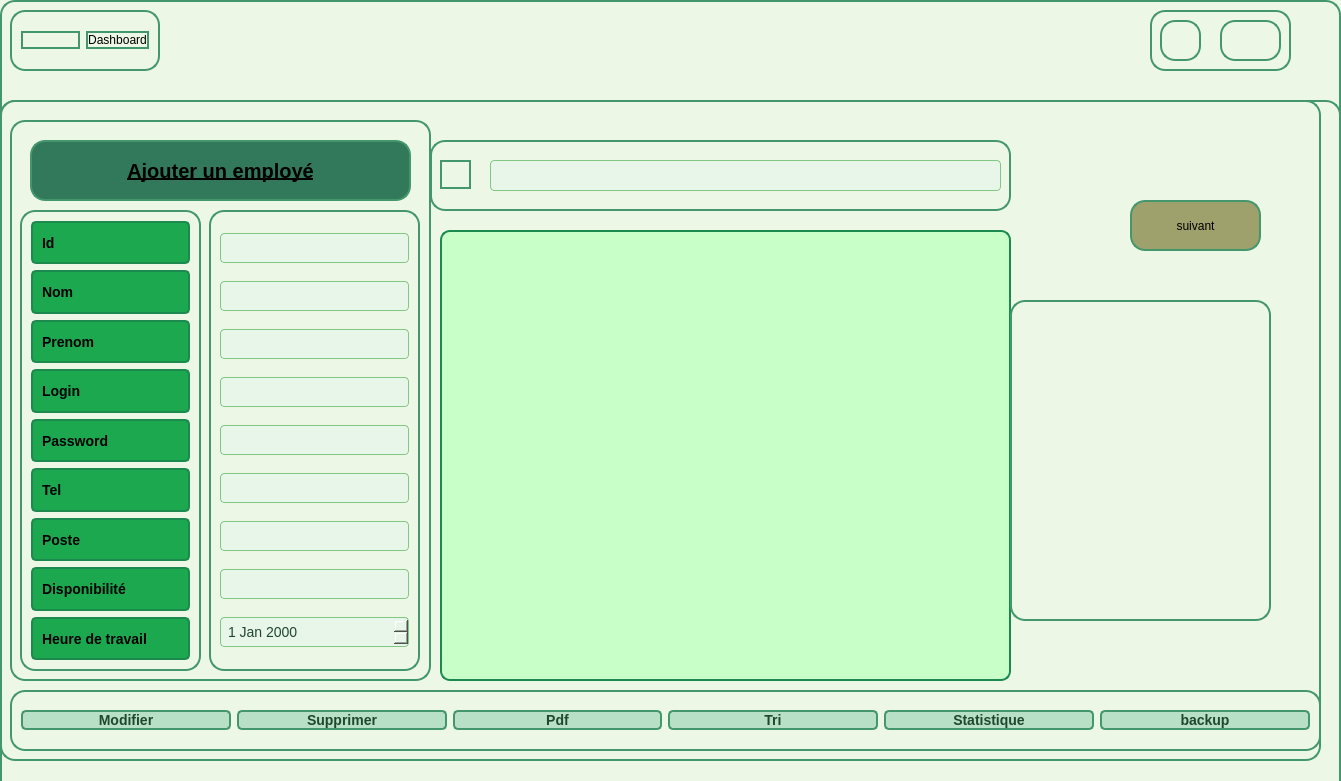
     <widget class="QFrame" name="frame_3">
      <property name="geometry">
       <rect>
        <x>190</x>
        <y>0</y>
        <width>1341</width>
        <height>781</height>
       </rect>
      </property>
      <property name="styleSheet">
       <string notr="true">background-color: #edf7e6;         /* Light green inside background */
border: 2px solid rgb(68, 150, 109); /* Green border */
border-radius: 15px;                /* Rounded corners with 15px radius */</string>
      </property>
      <property name="frameShape">
       <enum>QFrame::Shape::StyledPanel</enum>
      </property>
      <property name="frameShadow">
       <enum>QFrame::Shadow::Raised</enum>
      </property>
      <widget class="QFrame" name="frame_4">
       <property name="geometry">
        <rect>
         <x>0</x>
         <y>100</y>
         <width>1341</width>
         <height>1001</height>
        </rect>
       </property>
       <property name="frameShape">
        <enum>QFrame::Shape::StyledPanel</enum>
       </property>
       <property name="frameShadow">
        <enum>QFrame::Shadow::Raised</enum>
       </property>
       <widget class="QFrame" name="frame_5">
        <property name="geometry">
         <rect>
          <x>0</x>
          <y>0</y>
          <width>1321</width>
          <height>661</height>
         </rect>
        </property>
        <property name="frameShape">
         <enum>QFrame::Shape::StyledPanel</enum>
        </property>
        <property name="frameShadow">
         <enum>QFrame::Shadow::Raised</enum>
        </property>
        <widget class="QFrame" name="frame_6">
         <property name="geometry">
          <rect>
           <x>10</x>
           <y>590</y>
           <width>1311</width>
           <height>61</height>
          </rect>
         </property>
         <property name="frameShape">
          <enum>QFrame::Shape::StyledPanel</enum>
         </property>
         <property name="frameShadow">
          <enum>QFrame::Shadow::Raised</enum>
         </property>
         <layout class="QHBoxLayout" name="horizontalLayout">
          <item>
           <widget class="QPushButton" name="pushButton_modifier">
            <property name="styleSheet">
             <string notr="true">QPushButton {
    background-color: #b8e0c7;
    color: #1f472e;
    font-family: &quot;Roboto&quot;, sans-serif;
    font-size: 14px;
    font-weight: bold; /* texte en gras */
    border-radius: 5px; /* coins arrondis */
    transition: background-color 0.3s ease, border 0.3s ease, transform 0.3s ease; /* ajoute une transition pour l'agrandissement */
}

QPushButton:hover {
    background-color: #A0D6B4;
    border: 1px solid #4CAF50;
    box-shadow: 2px 2px 5px rgba(0, 0, 0, 0.3);
    transform: scale(1.05); /* agrandit le bouton de 5% */
}



</string>
            </property>
            <property name="text">
             <string>Modifier</string>
            </property>
           </widget>
          </item>
          <item>
           <widget class="QPushButton" name="pushButton_supprimer">
            <property name="styleSheet">
             <string notr="true">QPushButton {
    background-color: #b8e0c7;
    color: #1f472e;
    font-family: &quot;Roboto&quot;, sans-serif;
    font-size: 14px;
    font-weight: bold; /* texte en gras */
    border-radius: 5px; /* coins arrondis */
    transition: background-color 0.3s ease, border 0.3s ease, transform 0.3s ease; /* ajoute une transition pour l'agrandissement */
}

QPushButton:hover {
    background-color: #A0D6B4;
    border: 1px solid #4CAF50;
    box-shadow: 2px 2px 5px rgba(0, 0, 0, 0.3);
    transform: scale(1.05); /* agrandit le bouton de 5% */
}



</string>
            </property>
            <property name="text">
             <string>Supprimer</string>
            </property>
           </widget>
          </item>
          <item>
           <widget class="QPushButton" name="pb_pdf">
            <property name="styleSheet">
             <string notr="true">QPushButton {
    background-color: #b8e0c7;
    color: #1f472e;
    font-family: &quot;Roboto&quot;, sans-serif;
    font-size: 14px;
    font-weight: bold; /* texte en gras */
    border-radius: 5px; /* coins arrondis */
    transition: background-color 0.3s ease, border 0.3s ease, transform 0.3s ease; /* ajoute une transition pour l'agrandissement */
}

QPushButton:hover {
    background-color: #A0D6B4;
    border: 1px solid #4CAF50;
    box-shadow: 2px 2px 5px rgba(0, 0, 0, 0.3);
    transform: scale(1.05); /* agrandit le bouton de 5% */
}



</string>
            </property>
            <property name="text">
             <string>Pdf</string>
            </property>
           </widget>
          </item>
          <item>
           <widget class="QPushButton" name="pushButton_trier">
            <property name="styleSheet">
             <string notr="true">QPushButton {
    background-color: #b8e0c7;
    color: #1f472e;
    font-family: &quot;Roboto&quot;, sans-serif;
    font-size: 14px;
    font-weight: bold; /* texte en gras */
    border-radius: 5px; /* coins arrondis */
    transition: background-color 0.3s ease, border 0.3s ease, transform 0.3s ease; /* ajoute une transition pour l'agrandissement */
}

QPushButton:hover {
    background-color: #A0D6B4;
    border: 1px solid #4CAF50;
    box-shadow: 2px 2px 5px rgba(0, 0, 0, 0.3);
    transform: scale(1.05); /* agrandit le bouton de 5% */
}



</string>
            </property>
            <property name="text">
             <string>Tri</string>
            </property>
           </widget>
          </item>
          <item>
           <widget class="QPushButton" name="pushButton_stats">
            <property name="styleSheet">
             <string notr="true">QPushButton {
    background-color: #b8e0c7;
    color: #1f472e;
    font-family: &quot;Roboto&quot;, sans-serif;
    font-size: 14px;
    font-weight: bold; /* texte en gras */
    border-radius: 5px; /* coins arrondis */
    transition: background-color 0.3s ease, border 0.3s ease, transform 0.3s ease; /* ajoute une transition pour l'agrandissement */
}

QPushButton:hover {
    background-color: #A0D6B4;
    border: 1px solid #4CAF50;
    box-shadow: 2px 2px 5px rgba(0, 0, 0, 0.3);
    transform: scale(1.05); /* agrandit le bouton de 5% */
}



</string>
            </property>
            <property name="text">
             <string>Statistique</string>
            </property>
           </widget>
          </item>
          <item>
           <widget class="QPushButton" name="buttonBackup">
            <property name="styleSheet">
             <string notr="true">QPushButton {
    background-color: #b8e0c7;
    color: #1f472e;
    font-family: &quot;Roboto&quot;, sans-serif;
    font-size: 14px;
    font-weight: bold; /* texte en gras */
    border-radius: 5px; /* coins arrondis */
    transition: background-color 0.3s ease, border 0.3s ease, transform 0.3s ease; /* ajoute une transition pour l'agrandissement */
}

QPushButton:hover {
    background-color: #A0D6B4;
    border: 1px solid #4CAF50;
    box-shadow: 2px 2px 5px rgba(0, 0, 0, 0.3);
    transform: scale(1.05); /* agrandit le bouton de 5% */
}



</string>
            </property>
            <property name="text">
             <string>backup</string>
            </property>
           </widget>
          </item>
         </layout>
        </widget>
        <widget class="QFrame" name="frame_7">
         <property name="geometry">
          <rect>
           <x>10</x>
           <y>20</y>
           <width>421</width>
           <height>561</height>
          </rect>
         </property>
         <property name="frameShape">
          <enum>QFrame::Shape::StyledPanel</enum>
         </property>
         <property name="frameShadow">
          <enum>QFrame::Shadow::Raised</enum>
         </property>
         <widget class="QPushButton" name="pushButton_ajouter">
          <property name="geometry">
           <rect>
            <x>20</x>
            <y>20</y>
            <width>381</width>
            <height>61</height>
           </rect>
          </property>
          <property name="styleSheet">
           <string notr="true">
QPushButton {
    background-color: rgb(50, 120, 90); /* Couleur verte foncée */
    /*color: black;*/
   /* color: #1f472e;*/
color:black;
    font-family: &quot;Roboto&quot;, sans-serif;
     
    font-weight: bold; /* texte en gras */
    font-size: 20px;
    text-decoration: underline;  /* Texte souligné */
    line-height: 1.5;

    width: 200px;
    height: 40px;
    opacity: 0.65;
    text-align: center;
    
    border-style: solid;
    transition: background-color 0.3s ease, opacity 0.3s ease, transform 0.3s ease; /* Transition pour effet plus fluide */
}

QPushButton:hover {
    background-color: rgb(70, 140, 110); /* Couleur de fond légèrement plus claire au survol */
    opacity: 0.85; /* Augmentation de l'opacité */
    transform: scale(1.05); /* Agrandissement léger */
    box-shadow: 2px 2px 5px rgba(0, 0, 0, 0.3); /* Ombre pour donner de la profondeur */
}

                                                           

                                                 
QPushButton {
    background-color: rgb(50, 120, 90); 
    color: black;
    
    font-size: 20px;
    text-decoration: underline;   
    line-height: 1.5;

    width: 200px;
    height: 40px;
    opacity: 0.65;
    text-align: center;
    
    border-style: solid;
}

</string>
          </property>
          <property name="text">
           <string>Ajouter un employé</string>
          </property>
         </widget>
         <widget class="QFrame" name="frame_8">
          <property name="geometry">
           <rect>
            <x>10</x>
            <y>90</y>
            <width>181</width>
            <height>461</height>
           </rect>
          </property>
          <property name="frameShape">
           <enum>QFrame::Shape::StyledPanel</enum>
          </property>
          <property name="frameShadow">
           <enum>QFrame::Shadow::Raised</enum>
          </property>
          <layout class="QVBoxLayout" name="verticalLayout_2">
           <item>
            <widget class="QLabel" name="label_3">
             <property name="styleSheet">
              <string notr="true">QLabel {
    background-color: rgb(28, 168, 79); /* Couleur de fond */
    border: 2px solid #1C8A4F; /* Bordure assortie */
    border-radius: 5px; /* Coins arrondis */
    color: black; /* Texte en noir */
    font-size: 14px; /* Taille de police */
    padding: 5px; /* Espacement interne */
    font-weight: bold; /* Texte en gras */
}

QLabel:hover {
    background-color: rgb(20, 140, 60); /* Couleur de fond change lorsque l'on survole le label */
}

QLabel:focus {
    border: 2px solid #0D6E3F; /* Bordure qui change en cas de focus (utile pour les QLabel avec interaction) */
}
</string>
             </property>
             <property name="text">
              <string>Id</string>
             </property>
            </widget>
           </item>
           <item>
            <widget class="QLabel" name="label">
             <property name="styleSheet">
              <string notr="true">QLabel {
    background-color: rgb(28, 168, 79); /* Couleur de fond */
    border: 2px solid #1C8A4F; /* Bordure assortie */
    border-radius: 5px; /* Coins arrondis */
    color: black; /* Texte en noir */
    font-size: 14px; /* Taille de police */
    padding: 5px; /* Espacement interne */
    font-weight: bold; /* Texte en gras */
}

QLabel:hover {
    background-color: rgb(20, 140, 60); /* Couleur de fond change lorsque l'on survole le label */
}

QLabel:focus {
    border: 2px solid #0D6E3F; /* Bordure qui change en cas de focus (utile pour les QLabel avec interaction) */
}
</string>
             </property>
             <property name="text">
              <string>Nom</string>
             </property>
            </widget>
           </item>
           <item>
            <widget class="QLabel" name="label_2">
             <property name="styleSheet">
              <string notr="true">QLabel {
    background-color: rgb(28, 168, 79); /* Couleur de fond */
    border: 2px solid #1C8A4F; /* Bordure assortie */
    border-radius: 5px; /* Coins arrondis */
    color: black; /* Texte en noir */
    font-size: 14px; /* Taille de police */
    padding: 5px; /* Espacement interne */
    font-weight: bold; /* Texte en gras */
}

QLabel:hover {
    background-color: rgb(20, 140, 60); /* Couleur de fond change lorsque l'on survole le label */
}

QLabel:focus {
    border: 2px solid #0D6E3F; /* Bordure qui change en cas de focus (utile pour les QLabel avec interaction) */
}
</string>
             </property>
             <property name="text">
              <string>Prenom</string>
             </property>
            </widget>
           </item>
           <item>
            <widget class="QLabel" name="label_6">
             <property name="styleSheet">
              <string notr="true">QLabel {
    background-color: rgb(28, 168, 79); /* Couleur de fond */
    border: 2px solid #1C8A4F; /* Bordure assortie */
    border-radius: 5px; /* Coins arrondis */
    color: black; /* Texte en noir */
    font-size: 14px; /* Taille de police */
    padding: 5px; /* Espacement interne */
    font-weight: bold; /* Texte en gras */
}

QLabel:hover {
    background-color: rgb(20, 140, 60); /* Couleur de fond change lorsque l'on survole le label */
}

QLabel:focus {
    border: 2px solid #0D6E3F; /* Bordure qui change en cas de focus (utile pour les QLabel avec interaction) */
}
</string>
             </property>
             <property name="text">
              <string>Login</string>
             </property>
            </widget>
           </item>
           <item>
            <widget class="QLabel" name="label_4">
             <property name="styleSheet">
              <string notr="true">QLabel {
    background-color: rgb(28, 168, 79); /* Couleur de fond */
    border: 2px solid #1C8A4F; /* Bordure assortie */
    border-radius: 5px; /* Coins arrondis */
    color: black; /* Texte en noir */
    font-size: 14px; /* Taille de police */
    padding: 5px; /* Espacement interne */
    font-weight: bold; /* Texte en gras */
}

QLabel:hover {
    background-color: rgb(20, 140, 60); /* Couleur de fond change lorsque l'on survole le label */
}

QLabel:focus {
    border: 2px solid #0D6E3F; /* Bordure qui change en cas de focus (utile pour les QLabel avec interaction) */
}
</string>
             </property>
             <property name="text">
              <string>Password</string>
             </property>
            </widget>
           </item>
           <item>
            <widget class="QLabel" name="label_5">
             <property name="styleSheet">
              <string notr="true">QLabel {
    background-color: rgb(28, 168, 79); /* Couleur de fond */
    border: 2px solid #1C8A4F; /* Bordure assortie */
    border-radius: 5px; /* Coins arrondis */
    color: black; /* Texte en noir */
    font-size: 14px; /* Taille de police */
    padding: 5px; /* Espacement interne */
    font-weight: bold; /* Texte en gras */
}

QLabel:hover {
    background-color: rgb(20, 140, 60); /* Couleur de fond change lorsque l'on survole le label */
}

QLabel:focus {
    border: 2px solid #0D6E3F; /* Bordure qui change en cas de focus (utile pour les QLabel avec interaction) */
}
</string>
             </property>
             <property name="text">
              <string>Tel</string>
             </property>
            </widget>
           </item>
           <item>
            <widget class="QLabel" name="label_7">
             <property name="styleSheet">
              <string notr="true">QLabel {
    background-color: rgb(28, 168, 79); /* Couleur de fond */
    border: 2px solid #1C8A4F; /* Bordure assortie */
    border-radius: 5px; /* Coins arrondis */
    color: black; /* Texte en noir */
    font-size: 14px; /* Taille de police */
    padding: 5px; /* Espacement interne */
    font-weight: bold; /* Texte en gras */
}

QLabel:hover {
    background-color: rgb(20, 140, 60); /* Couleur de fond change lorsque l'on survole le label */
}

QLabel:focus {
    border: 2px solid #0D6E3F; /* Bordure qui change en cas de focus (utile pour les QLabel avec interaction) */
}
</string>
             </property>
             <property name="text">
              <string>Poste</string>
             </property>
            </widget>
           </item>
           <item>
            <widget class="QLabel" name="label_8">
             <property name="styleSheet">
              <string notr="true">QLabel {
    background-color: rgb(28, 168, 79); /* Couleur de fond */
    border: 2px solid #1C8A4F; /* Bordure assortie */
    border-radius: 5px; /* Coins arrondis */
    color: black; /* Texte en noir */
    font-size: 14px; /* Taille de police */
    padding: 5px; /* Espacement interne */
    font-weight: bold; /* Texte en gras */
}

QLabel:hover {
    background-color: rgb(20, 140, 60); /* Couleur de fond change lorsque l'on survole le label */
}

QLabel:focus {
    border: 2px solid #0D6E3F; /* Bordure qui change en cas de focus (utile pour les QLabel avec interaction) */
}
</string>
             </property>
             <property name="text">
              <string>Disponibilité</string>
             </property>
            </widget>
           </item>
           <item>
            <widget class="QLabel" name="label_9">
             <property name="styleSheet">
              <string notr="true">QLabel {
    background-color: rgb(28, 168, 79); /* Couleur de fond */
    border: 2px solid #1C8A4F; /* Bordure assortie */
    border-radius: 5px; /* Coins arrondis */
    color: black; /* Texte en noir */
    font-size: 14px; /* Taille de police */
    padding: 5px; /* Espacement interne */
    font-weight: bold; /* Texte en gras */
}

QLabel:hover {
    background-color: rgb(20, 140, 60); /* Couleur de fond change lorsque l'on survole le label */
}

QLabel:focus {
    border: 2px solid #0D6E3F; /* Bordure qui change en cas de focus (utile pour les QLabel avec interaction) */
}
</string>
             </property>
             <property name="text">
              <string>Heure de travail</string>
             </property>
            </widget>
           </item>
          </layout>
         </widget>
         <widget class="QFrame" name="frame_9">
          <property name="geometry">
           <rect>
            <x>199</x>
            <y>90</y>
            <width>211</width>
            <height>461</height>
           </rect>
          </property>
          <property name="frameShape">
           <enum>QFrame::Shape::StyledPanel</enum>
          </property>
          <property name="frameShadow">
           <enum>QFrame::Shadow::Raised</enum>
          </property>
          <layout class="QVBoxLayout" name="verticalLayout_3">
           <item>
            <widget class="QLineEdit" name="lineEdit_ID">
             <property name="styleSheet">
              <string notr="true">QLineEdit {
    background-color: #E8F5E9; /* Vert très clair */
    color: #1f472e;
    font-family: &quot;Roboto&quot;, sans-serif;
    font-size: 14px;
    padding: 5px;
    border: 1px solid #81C784;
    border-radius: 4px;
}
QLineEdit:focus {
    border: 1px solid #4CAF50; /* Bordure plus foncée lorsqu'on clique */
    background-color: #F1F8E9;
}</string>
             </property>
            </widget>
           </item>
           <item>
            <widget class="QLineEdit" name="lineEdit_nom">
             <property name="styleSheet">
              <string notr="true">QLineEdit {
    background-color: #E8F5E9; /* Vert très clair */
    color: #1f472e;
    font-family: &quot;Roboto&quot;, sans-serif;
    font-size: 14px;
    padding: 5px;
    border: 1px solid #81C784;
    border-radius: 4px;
}
QLineEdit:focus {
    border: 1px solid #4CAF50; /* Bordure plus foncée lorsqu'on clique */
    background-color: #F1F8E9;
}</string>
             </property>
            </widget>
           </item>
           <item>
            <widget class="QLineEdit" name="lineEdit_prenom">
             <property name="styleSheet">
              <string notr="true">QLineEdit {
    background-color: #E8F5E9; /* Vert très clair */
    color: #1f472e;
    font-family: &quot;Roboto&quot;, sans-serif;
    font-size: 14px;
    padding: 5px;
    border: 1px solid #81C784;
    border-radius: 4px;
}
QLineEdit:focus {
    border: 1px solid #4CAF50; /* Bordure plus foncée lorsqu'on clique */
    background-color: #F1F8E9;
}</string>
             </property>
            </widget>
           </item>
           <item>
            <widget class="QLineEdit" name="lineEdit_login">
             <property name="styleSheet">
              <string notr="true">QLineEdit {
    background-color: #E8F5E9; /* Vert très clair */
    color: #1f472e;
    font-family: &quot;Roboto&quot;, sans-serif;
    font-size: 14px;
    padding: 5px;
    border: 1px solid #81C784;
    border-radius: 4px;
}
QLineEdit:focus {
    border: 1px solid #4CAF50; /* Bordure plus foncée lorsqu'on clique */
    background-color: #F1F8E9;
}</string>
             </property>
            </widget>
           </item>
           <item>
            <widget class="QLineEdit" name="lineEdit_password">
             <property name="styleSheet">
              <string notr="true">QLineEdit {
    background-color: #E8F5E9; /* Vert très clair */
    color: #1f472e;
    font-family: &quot;Roboto&quot;, sans-serif;
    font-size: 14px;
    padding: 5px;
    border: 1px solid #81C784;
    border-radius: 4px;
}
QLineEdit:focus {
    border: 1px solid #4CAF50; /* Bordure plus foncée lorsqu'on clique */
    background-color: #F1F8E9;
}</string>
             </property>
            </widget>
           </item>
           <item>
            <widget class="QLineEdit" name="lineEdit_telephone">
             <property name="styleSheet">
              <string notr="true">QLineEdit {
    background-color: #E8F5E9; /* Vert très clair */
    color: #1f472e;
    font-family: &quot;Roboto&quot;, sans-serif;
    font-size: 14px;
    padding: 5px;
    border: 1px solid #81C784;
    border-radius: 4px;
}
QLineEdit:focus {
    border: 1px solid #4CAF50; /* Bordure plus foncée lorsqu'on clique */
    background-color: #F1F8E9;
}</string>
             </property>
            </widget>
           </item>
           <item>
            <widget class="QLineEdit" name="lineEdit_poste">
             <property name="styleSheet">
              <string notr="true">QLineEdit {
    background-color: #E8F5E9; /* Vert très clair */
    color: #1f472e;
    font-family: &quot;Roboto&quot;, sans-serif;
    font-size: 14px;
    padding: 5px;
    border: 1px solid #81C784;
    border-radius: 4px;
}
QLineEdit:focus {
    border: 1px solid #4CAF50; /* Bordure plus foncée lorsqu'on clique */
    background-color: #F1F8E9;
}</string>
             </property>
            </widget>
           </item>
           <item>
            <widget class="QLineEdit" name="lineEdit_disponibilite">
             <property name="styleSheet">
              <string notr="true">QLineEdit {
    background-color: #E8F5E9; /* Vert très clair */
    color: #1f472e;
    font-family: &quot;Roboto&quot;, sans-serif;
    font-size: 14px;
    padding: 5px;
    border: 1px solid #81C784;
    border-radius: 4px;
}
QLineEdit:focus {
    border: 1px solid #4CAF50; /* Bordure plus foncée lorsqu'on clique */
    background-color: #F1F8E9;
}</string>
             </property>
            </widget>
           </item>
           <item>
            <widget class="QDateEdit" name="lineEdit_heureTravail">
             <property name="styleSheet">
              <string notr="true">QDateEdit {
    background-color: #E8F5E9; /* Vert très clair */
    color: #1f472e;
    font-family: &quot;Roboto&quot;, sans-serif;
    font-size: 14px;
    padding: 5px;
    border: 1px solid #81C784;
    border-radius: 4px;
}
QDateEdit:focus {
    border: 1px solid #4CAF50; /* Bordure plus foncée lorsqu'on clique */
    background-color: #F1F8E9;
}</string>
             </property>
            </widget>
           </item>
          </layout>
         </widget>
        </widget>
        <widget class="QTableView" name="tableView_employee">
         <property name="geometry">
          <rect>
           <x>440</x>
           <y>130</y>
           <width>571</width>
           <height>451</height>
          </rect>
         </property>
         <property name="styleSheet">
          <string notr="true">QTableView {
    background-color: rgb(200, 255, 200); /* Fond plus clair */
    border: 2px solid #1C8A4F;
    border-radius: 10px;
    color: black;
    font-size: 14px;
    font-family: &quot;Helvetica Neue&quot;, Arial, sans-serif; /* Police claire Helvetica Neue */
    font-weight: bold; /* Applique le texte en gras */
    selection-background-color: rgb(28, 168, 79); /* Fond de sélection */
    selection-color: white;
    padding: 5px;
}

QTableView::item {
    padding: 5px;
    font-family: &quot;Segoe UI&quot;, Tahoma, sans-serif; /* Police claire Segoe UI pour les cellules */
    font-weight: bold; /* Applique le texte en gras pour les cellules */
}

QTableView::item:selected {
    background-color: rgb(28, 168, 79);
    color: white;
}

QHeaderView::section {
    background-color: rgb(150, 200, 150);
    color: black;
    font-weight: bold; /* En-têtes en gras */
    font-family: &quot;Helvetica Neue&quot;, Arial, sans-serif; /* Police claire pour les en-têtes */
    border: 1px solid #1C8A4F;
}

QTableView QTableCornerButton::section {
    background-color: rgb(200, 255, 200);
}</string>
         </property>
        </widget>
        <widget class="QFrame" name="frame_10">
         <property name="geometry">
          <rect>
           <x>430</x>
           <y>40</y>
           <width>581</width>
           <height>71</height>
          </rect>
         </property>
         <property name="frameShape">
          <enum>QFrame::Shape::StyledPanel</enum>
         </property>
         <property name="frameShadow">
          <enum>QFrame::Shadow::Raised</enum>
         </property>
         <widget class="QPushButton" name="pushButton_10">
          <property name="geometry">
           <rect>
            <x>10</x>
            <y>20</y>
            <width>31</width>
            <height>29</height>
           </rect>
          </property>
          <property name="text">
           <string/>
          </property>
         </widget>
         <widget class="QLineEdit" name="lineEdit_recherche">
          <property name="geometry">
           <rect>
            <x>60</x>
            <y>20</y>
            <width>511</width>
            <height>31</height>
           </rect>
          </property>
          <property name="styleSheet">
           <string notr="true">QLineEdit {
    background-color: #E8F5E9; /* Vert très clair */
    color: #1f472e;
    font-family: &quot;Roboto&quot;, sans-serif;
    font-size: 14px;
    padding: 5px;
    border: 1px solid #81C784;
    border-radius: 4px;
}
QLineEdit:focus {
    border: 1px solid #4CAF50; /* Bordure plus foncée lorsqu'on clique */
    background-color: #F1F8E9;
}</string>
          </property>
         </widget>
        </widget>
        <widget class="QWidget" name="verticalLayoutWidget">
         <property name="geometry">
          <rect>
           <x>1010</x>
           <y>200</y>
           <width>261</width>
           <height>321</height>
          </rect>
         </property>
         <layout class="QVBoxLayout" name="verticalLayout_4"/>
        </widget>
        <widget class="QPushButton" name="pushButton_suivant">
         <property name="geometry">
          <rect>
           <x>1130</x>
           <y>100</y>
           <width>131</width>
           <height>51</height>
          </rect>
         </property>
         <property name="styleSheet">
          <string notr="true">background-color: rgb(158, 161, 107);</string>
         </property>
         <property name="text">
          <string>suivant</string>
         </property>
        </widget>
       </widget>
      </widget>
      <widget class="QFrame" name="frame_11">
       <property name="geometry">
        <rect>
         <x>10</x>
         <y>10</y>
         <width>150</width>
         <height>61</height>
        </rect>
       </property>
       <property name="frameShape">
        <enum>QFrame::Shape::StyledPanel</enum>
       </property>
       <property name="frameShadow">
        <enum>QFrame::Shadow::Raised</enum>
       </property>
       <layout class="QHBoxLayout" name="horizontalLayout_2">
        <item>
         <widget class="QPushButton" name="pushButton_19">
          <property name="text">
           <string/>
          </property>
         </widget>
        </item>
        <item>
         <widget class="QPushButton" name="pushButton_20">
          <property name="styleSheet">
           <string notr="true">color: rgb(0, 0, 0);</string>
          </property>
          <property name="text">
           <string>Dashboard</string>
          </property>
         </widget>
        </item>
       </layout>
      </widget>
      <widget class="QFrame" name="frame_12">
       <property name="geometry">
        <rect>
         <x>1150</x>
         <y>10</y>
         <width>141</width>
         <height>61</height>
        </rect>
       </property>
       <property name="frameShape">
        <enum>QFrame::Shape::StyledPanel</enum>
       </property>
       <property name="frameShadow">
        <enum>QFrame::Shadow::Raised</enum>
       </property>
       <widget class="QFrame" name="frame_13">
        <property name="geometry">
         <rect>
          <x>10</x>
          <y>10</y>
          <width>41</width>
          <height>41</height>
         </rect>
        </property>
        <property name="frameShape">
         <enum>QFrame::Shape::StyledPanel</enum>
        </property>
        <property name="frameShadow">
         <enum>QFrame::Shadow::Raised</enum>
        </property>
       </widget>
       <widget class="QFrame" name="frame_14">
        <property name="geometry">
         <rect>
          <x>70</x>
          <y>10</y>
          <width>61</width>
          <height>41</height>
         </rect>
        </property>
        <property name="frameShape">
         <enum>QFrame::Shape::StyledPanel</enum>
        </property>
        <property name="frameShadow">
         <enum>QFrame::Shadow::Raised</enum>
        </property>
       </widget>
      </widget>
     </widget>
